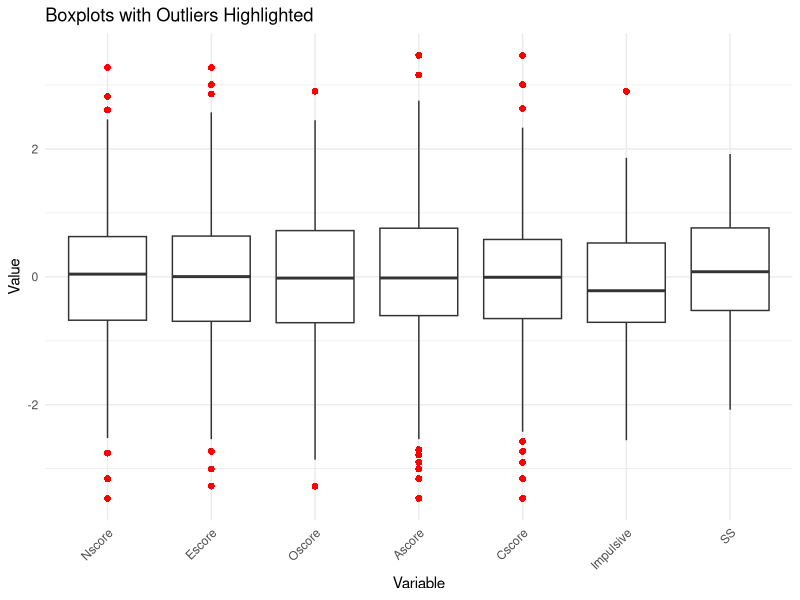

R code for this plot: (Note: this script raises an error after producing the figure.)
###############################################################################
# Drug Consumption Data Analysis
###############################################################################

# Load required libraries
library(dplyr)
library(ggplot2)
library(reshape2)

# Read the CSV file
drug_data <- read.csv("Data/drug_consumption.csv")

###############################################################################
# Define mappings and column information
###############################################################################

# Column names for the dataset
column_names <- c(
  "Index", "ID", "Age", "Gender", "Education", "Country", "Ethnicity", 
  "Nscore", "Escore", "Oscore", "Ascore", "Cscore", "Impulsive", "SS", 
  "Alcohol", "Amphet", "Amyl", "Benzos", "Caff", "Cannabis", "Choc", "Coke", 
  "Crack", "Ecstasy", "Heroin", "Ketamine", "Legalh", "LSD", "Meth", 
  "Mushrooms", "Nicotine", "Semer", "VSA"
)

# Drug column names
drug_columns <- c(
  "Alcohol", "Amphet", "Amyl", "Benzos", "Caff", "Cannabis", 
  "Choc", "Coke", "Crack", "Ecstasy", "Heroin", "Ketamine", 
  "Legalh", "LSD", "Meth", "Mushrooms", "Nicotine", "Semer", "VSA"
)

# Mapping of drug consumption classes to their meanings
consumption_mapping <- c(
  "CL0" = "Never Used",
  "CL1" = "Used over a Decade Ago",
  "CL2" = "Used in Last Decade", 
  "CL3" = "Used in Last Year",
  "CL4" = "Used in Last Month",
  "CL5" = "Used in Last Week",
  "CL6" = "Used in Last Day"
)

# Map Age values to their meaning
age_mapping <- c(
  "-0.95197" = "18-24",
  "-0.07854" = "25-34",
  "0.49788" = "35-44",
  "1.09449" = "45-54",
  "1.82213" = "55-64",
  "2.59171" = "65+"
)

# Map Gender values to their meaning
gender_mapping <- c(
  "0.48246" = "Female",
  "-0.48246" = "Male"
)

# Map Education values to their meaning
education_mapping <- c(
  "-2.43591" = "Left school before 16 years",
  "-1.73790" = "Left school at 16 years",
  "-1.43719" = "Left school at 17 years",
  "-1.22751" = "Left school at 18 years",
  "-0.61113" = "Some college or university, no certificate or degree",
  "-0.05921" = "Professional certificate/diploma",
  "0.45468" = "University degree",
  "1.16365" = "Masters degree",
  "1.98437" = "Doctorate degree"
)

# Map Country values to their meaning
country_mapping <- c(
  "-0.09765" = "Australia",
  "0.24923" = "Canada",
  "-0.46841" = "New Zealand",
  "-0.28519" = "Other",
  "0.21128" = "Republic of Ireland",
  "0.96082" = "UK",
  "-0.57009" = "USA"
)

# Map Ethnicity values to their meaning
ethnicity_mapping <- c(
  "-0.50212" = "Asian",
  "-1.10702" = "Black",
  "1.90725" = "Mixed-Black/Asian",
  "0.12600" = "Mixed-White/Asian",
  "-0.22166" = "Mixed-White/Black",
  "0.11440" = "Other",
  "-0.31685" = "White"
)

###############################################################################
# Data Processing
###############################################################################

# Rename the columns 
colnames(drug_data) <- column_names

# Convert demographic columns to descriptive values
drug_data$Age <- age_mapping[as.character(drug_data$Age)]
drug_data$Gender <- gender_mapping[as.character(drug_data$Gender)]
drug_data$Education <- education_mapping[as.character(drug_data$Education)]
drug_data$Country <- country_mapping[as.character(drug_data$Country)]
drug_data$Ethnicity <- ethnicity_mapping[as.character(drug_data$Ethnicity)]

# Convert all drug consumption columns to descriptive values
for (col in drug_columns) {
  drug_data[[col]] <- consumption_mapping[as.character(drug_data[[col]])]
}

###############################################################################
# Data Cleaning - Missing values
###############################################################################

# Remove unnecessary column
drug_data <- drug_data[, -which(names(drug_data) == "ID")]

# Check for NA values in each column
na_by_column <- sapply(drug_data, function(x) sum(is.na(x)))
cat("NA values by column:\n")

# Print only columns with NA values
cat("Number of missing values by columnn")
print(na_by_column[na_by_column > 0]) 

# Replace NA values with "Not Provided"
drug_data$Education[is.na(drug_data$Education)] <- "Not Provided"
drug_data$Ethnicity[is.na(drug_data$Ethnicity)] <- "Not Provided"

###############################################################################
# Data Cleaning - Looking for outliers
###############################################################################
# Define numeric columns for outlier analysis
numeric_cols <- c("Nscore", "Escore", "Oscore", "Ascore", "Cscore", "Impulsive", "SS")

# Function to identify outliers using IQR method
identify_outliers_iqr <- function(x) {
  q1 <- quantile(x, 0.25, na.rm = TRUE)
  q3 <- quantile(x, 0.75, na.rm = TRUE)
  iqr <- q3 - q1
  lower_bound <- q1 - 1.5 * iqr
  upper_bound <- q3 + 1.5 * iqr
  
  return(data.frame(
    min = min(x, na.rm = TRUE),
    q1 = q1,
    median = median(x, na.rm = TRUE),
    mean = mean(x, na.rm = TRUE),
    q3 = q3,
    max = max(x, na.rm = TRUE),
    iqr = iqr,
    lower_bound = lower_bound,
    upper_bound = upper_bound,
    n_outliers_below = sum(x < lower_bound, na.rm = TRUE),
    n_outliers_above = sum(x > upper_bound, na.rm = TRUE),
    total_outliers = sum(x < lower_bound | x > upper_bound, na.rm = TRUE),
    outlier_percentage = round(100 * sum(x < lower_bound | x > upper_bound, na.rm = TRUE) / length(x[!is.na(x)]), 2)
  ))
}

# Apply outlier detection to all numeric columns
outlier_summary <- data.frame()
for (col in numeric_cols) {
  result <- identify_outliers_iqr(drug_data[[col]])
  result$variable <- col
  outlier_summary <- rbind(outlier_summary, result)
}

# Display summary of outliers
# outlier_summary <- outlier_summary[, c("variable", "min", "q1", "median", "mean", "q3", "max", 
#                                        "iqr", "lower_bound", "upper_bound", 
#                                        "n_outliers_below", "n_outliers_above", 
#                                        "total_outliers", "outlier_percentage")]
# print(outlier_summary)

# Create a function to visualize outliers with boxplots
plot_outliers <- function(drug_data, columns) {
  # Explicitly use reshape2::melt to avoid namespace issues
  melted_data <- reshape2::melt(drug_data[, columns], id.vars = NULL)
  
  # Create boxplot
  ggplot(melted_data, aes(x = variable, y = value)) +
    geom_boxplot(outlier.colour = "red", outlier.shape = 16, outlier.size = 2) +
    theme_minimal() +
    labs(title = "Boxplots with Outliers Highlighted",
         x = "Variable",
         y = "Value") +
    theme(axis.text.x = element_text(angle = 45, hjust = 1))
}

# Visualize outliers
plot_outliers(drug_data, numeric_cols)



###############################################################################
# Generate Usage Counts (NOT INCLUDED)
###############################################################################

# Define the categories to count
categories <- unique(unlist(drug_data[drug_columns]))

# Initialize a new dataframe to store the results
results <- data.frame(ID = drug_data$ID)
for (category in categories) {
  results[[category]] <- 0
}

# Count occurrences of each category for each person
for (i in 1:nrow(drug_data)) {
  for (category in categories) {
    # Create a logical vector for matches
    matches <- sapply(drug_columns, function(col) {
      drug_data[i, col] == category
    })
    # Sum the matches
    count <- sum(matches, na.rm = TRUE)
    results[i, category] <- count
  }
}

# Merge the usage counts with the meaningful data
merged_data <- merge(drug_data, results, by = "ID", all = TRUE)

# Save the merged dataframe to a CSV file
write.csv(merged_data, "Data/merged_drug_data.csv", row.names = FALSE)
cat("Merged data saved to 'Data/merged_drug_data.csv'\n")
###############################################################################
# Generate Statistical Summaries
###############################################################################

# Drug usage counts
drug_usage_counts <- list()
for (i in 1:length(drug_columns)) {
  col <- drug_columns[i]
  usage_table <- table(drug_data[[col]])
  drug_usage_counts[[i]] <- data.frame(
    Drug = col,
    Usage = names(usage_table),
    Count = as.numeric(usage_table),
    Percentage = round(100 * as.numeric(usage_table) / nrow(drug_data), 1)
  )
}

# Combine all drug usage summaries
usage_summary <- do.call(rbind, drug_usage_counts)

# Print demographic distributions
cat("Age distribution:\n")
age_table <- table(drug_data$Age)
print(age_table)
print(round(100 * prop.table(age_table), 1))

cat("\nGender distribution:\n")
gender_table <- table(drug_data$Gender)
print(gender_table)
print(round(100 * prop.table(gender_table), 1))

cat("\nEducation distribution:\n")
education_table <- table(drug_data$Education)
print(education_table)
print(round(100 * prop.table(education_table), 1))

cat("\nCountry distribution:\n")
country_table <- table(drug_data$Country)
print(country_table)
print(round(100 * prop.table(country_table), 1))

cat("\nEthnicity distribution:\n")
ethnicity_table <- table(drug_data$Ethnicity)
print(ethnicity_table)
print(round(100 * prop.table(ethnicity_table), 1))


sample <- head(25)
write.csv(drug_data, "Data/sample.csv", row.names = FALSE) 
